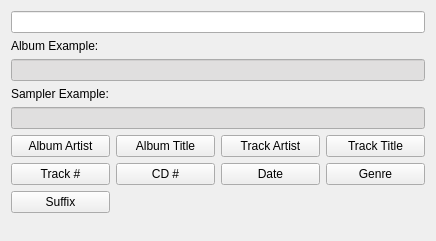
<?xml version="1.0" encoding="UTF-8"?>
<ui version="4.0">
 <class>PatternWizardWidgetUI</class>
 <widget class="QWidget" name="PatternWizardWidgetUI">
  <property name="geometry">
   <rect>
    <x>0</x>
    <y>0</y>
    <width>436</width>
    <height>241</height>
   </rect>
  </property>
  <property name="windowTitle">
   <string>Form</string>
  </property>
  <layout class="QGridLayout" name="gridLayout">
   <item row="0" column="0" colspan="4">
    <widget class="KLineEdit" name="klineedit_pattern"/>
   </item>
   <item row="1" column="0">
    <widget class="QLabel" name="label_album_example">
     <property name="maximumSize">
      <size>
       <width>16777215</width>
       <height>21</height>
      </size>
     </property>
     <property name="text">
      <string>Album Example:</string>
     </property>
    </widget>
   </item>
   <item row="2" column="0" colspan="4">
    <widget class="KLineEdit" name="klineedit_album_example">
     <property name="enabled">
      <bool>true</bool>
     </property>
     <property name="palette">
      <palette>
       <active>
        <colorrole role="Base">
         <brush brushstyle="SolidPattern">
          <color alpha="255">
           <red>224</red>
           <green>223</green>
           <blue>223</blue>
          </color>
         </brush>
        </colorrole>
       </active>
       <inactive>
        <colorrole role="Base">
         <brush brushstyle="SolidPattern">
          <color alpha="255">
           <red>224</red>
           <green>223</green>
           <blue>223</blue>
          </color>
         </brush>
        </colorrole>
       </inactive>
       <disabled>
        <colorrole role="Base">
         <brush brushstyle="SolidPattern">
          <color alpha="255">
           <red>244</red>
           <green>244</green>
           <blue>244</blue>
          </color>
         </brush>
        </colorrole>
       </disabled>
      </palette>
     </property>
     <property name="readOnly">
      <bool>true</bool>
     </property>
    </widget>
   </item>
   <item row="3" column="0">
    <widget class="QLabel" name="label_sampler_example">
     <property name="maximumSize">
      <size>
       <width>16777215</width>
       <height>21</height>
      </size>
     </property>
     <property name="text">
      <string>Sampler Example:</string>
     </property>
    </widget>
   </item>
   <item row="4" column="0" colspan="4">
    <widget class="KLineEdit" name="klineedit_sampler_example">
     <property name="enabled">
      <bool>true</bool>
     </property>
     <property name="palette">
      <palette>
       <active>
        <colorrole role="Base">
         <brush brushstyle="SolidPattern">
          <color alpha="255">
           <red>224</red>
           <green>223</green>
           <blue>223</blue>
          </color>
         </brush>
        </colorrole>
       </active>
       <inactive>
        <colorrole role="Base">
         <brush brushstyle="SolidPattern">
          <color alpha="255">
           <red>224</red>
           <green>223</green>
           <blue>223</blue>
          </color>
         </brush>
        </colorrole>
       </inactive>
       <disabled>
        <colorrole role="Base">
         <brush brushstyle="SolidPattern">
          <color alpha="255">
           <red>244</red>
           <green>244</green>
           <blue>244</blue>
          </color>
         </brush>
        </colorrole>
       </disabled>
      </palette>
     </property>
     <property name="readOnly">
      <bool>true</bool>
     </property>
    </widget>
   </item>
   <item row="5" column="0">
    <widget class="KPushButton" name="kpushbutton_albumartist">
     <property name="minimumSize">
      <size>
       <width>0</width>
       <height>0</height>
      </size>
     </property>
     <property name="maximumSize">
      <size>
       <width>16777215</width>
       <height>16777215</height>
      </size>
     </property>
     <property name="toolTip">
      <string>&lt;p&gt;This tag will be replaced with artist of the whole CD.&lt;/p&gt;
&lt;hr /&gt;
&lt;p&gt;If your CD is a compilation, then this tag represents the title in most cases.&lt;/p&gt;</string>
     </property>
     <property name="text">
      <string>Album Artist</string>
     </property>
    </widget>
   </item>
   <item row="5" column="1">
    <widget class="KPushButton" name="kpushbutton_albumtitle">
     <property name="minimumSize">
      <size>
       <width>0</width>
       <height>0</height>
      </size>
     </property>
     <property name="maximumSize">
      <size>
       <width>16777215</width>
       <height>16777215</height>
      </size>
     </property>
     <property name="toolTip">
      <string>&lt;p&gt;This tag will be replaced with the title of the whole CD.&lt;/p&gt;
&lt;hr /&gt;
&lt;p&gt;If your CD is a compilation, then this tag represents the subtitle in most cases.&lt;/p&gt;</string>
     </property>
     <property name="text">
      <string>Album Title</string>
     </property>
    </widget>
   </item>
   <item row="5" column="2">
    <widget class="KPushButton" name="kpushbutton_trackartist">
     <property name="minimumSize">
      <size>
       <width>0</width>
       <height>0</height>
      </size>
     </property>
     <property name="maximumSize">
      <size>
       <width>16777215</width>
       <height>16777215</height>
      </size>
     </property>
     <property name="toolTip">
      <string>&lt;p&gt;This tag will be replaced with the artist of the individual track.&lt;p&gt;&lt;/p&gt;It is especially useful on compilation CDs.&lt;/p&gt;</string>
     </property>
     <property name="text">
      <string>Track Artist</string>
     </property>
    </widget>
   </item>
   <item row="5" column="3">
    <widget class="KPushButton" name="kpushbutton_tracktitle">
     <property name="minimumSize">
      <size>
       <width>0</width>
       <height>0</height>
      </size>
     </property>
     <property name="maximumSize">
      <size>
       <width>16777215</width>
       <height>16777215</height>
      </size>
     </property>
     <property name="toolTip">
      <string>&lt;p&gt;This tag will be replaced with the track title. Normally each track on a CD has its own title.&lt;/p&gt;</string>
     </property>
     <property name="text">
      <string>Track Title</string>
     </property>
    </widget>
   </item>
   <item row="6" column="0">
    <widget class="KPushButton" name="kpushbutton_trackno">
     <property name="toolTip">
      <string>&lt;p&gt;This tag will be replaced with the track number of the individual track.&lt;/p&gt;
&lt;hr /&gt;
&lt;p&gt;This tag has two properties:
&lt;ul&gt;&lt;li&gt;&lt;i&gt;length&lt;/i&gt; defines how many digits the number should consist of at least (Default: 2).&lt;/li&gt;&lt;li&gt;&lt;i&gt;fillchar&lt;/i&gt; sets the character usedto fill the free spaces in front of the number, if it has less digits than defined by &lt;i&gt;length&lt;/i&gt;. (Default: 0).&lt;/li&gt;&lt;/ul&gt;&lt;/p&gt;</string>
     </property>
     <property name="text">
      <string>Track #</string>
     </property>
    </widget>
   </item>
   <item row="6" column="1">
    <widget class="KPushButton" name="kpushbutton_cdno">
     <property name="toolTip">
      <string>&lt;p&gt;This tag will be replaced with the CD number of a multi-CD album. Often compilations consist of several CDs.&lt;/p&gt;
&lt;hr /&gt;
&lt;p&gt;This tag has two properties:
&lt;ul&gt;&lt;li&gt;&lt;i&gt;length&lt;/i&gt; defines how many digits the number should consist of at least (Default: 2).&lt;/li&gt;
&lt;li&gt;&lt;i&gt;fillchar&lt;/i&gt; sets the char taken to fill the free spaces in front of the number, if it has less digits than defined by &lt;i&gt;length&lt;/i&gt;. (Default: 0).&lt;/li&gt;&lt;/ul&gt;&lt;/p&gt;
&lt;hr /&gt;
&lt;p&gt;Note: This tag will only be replaced if the multi-CD flag is enabled for the CD.&lt;/p&gt;</string>
     </property>
     <property name="text">
      <string>CD #</string>
     </property>
    </widget>
   </item>
   <item row="6" column="2">
    <widget class="KPushButton" name="kpushbutton_date">
     <property name="toolTip">
      <string>This tag will be replaced with the release date of the CD. In almost all cases this is the year.</string>
     </property>
     <property name="text">
      <string>Date</string>
     </property>
    </widget>
   </item>
   <item row="6" column="3">
    <widget class="KPushButton" name="kpushbutton_genre">
     <property name="toolTip">
      <string>This tag will be replaced with the genre.</string>
     </property>
     <property name="text">
      <string>Genre</string>
     </property>
    </widget>
   </item>
   <item row="7" column="0">
    <widget class="KPushButton" name="kpushbutton_suffix">
     <property name="toolTip">
      <string>&lt;p&gt;This tag will be replaced with the file suffix.&lt;/p&gt;
&lt;p&gt;It is defined by the profile. In most cases it will be either &quot;mp3&quot; or &quot;ogg&quot;.&lt;/p&gt;</string>
     </property>
     <property name="text">
      <string>Suffix</string>
     </property>
    </widget>
   </item>
   <item row="8" column="2">
    <spacer name="verticalSpacer">
     <property name="orientation">
      <enum>Qt::Vertical</enum>
     </property>
     <property name="sizeHint" stdset="0">
      <size>
       <width>20</width>
       <height>0</height>
      </size>
     </property>
    </spacer>
   </item>
  </layout>
 </widget>
 <customwidgets>
  <customwidget>
   <class>KLineEdit</class>
   <extends>QLineEdit</extends>
   <header>klineedit.h</header>
  </customwidget>
  <customwidget>
   <class>KPushButton</class>
   <extends>QPushButton</extends>
   <header>kpushbutton.h</header>
  </customwidget>
 </customwidgets>
 <resources/>
 <connections/>
</ui>
